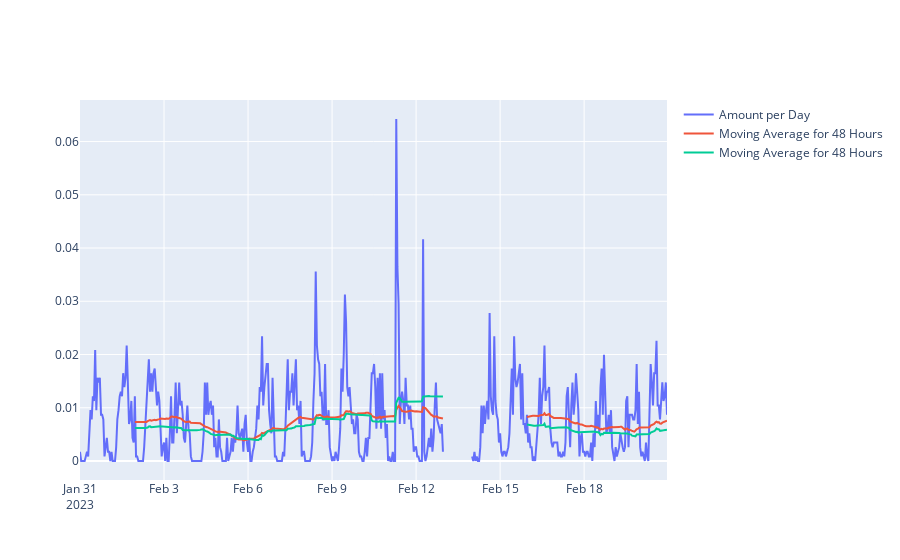

Source (notebook cell):
### Code cell
#We investigate the possibility to get the running mean for a window of 30-60-90 days \
#in order to make the distribution of values more linear
#As you increase the windows the average become more and more linear
import plotly.graph_objects as go

df_plt = ts.copy()
df_plt = df_plt.set_index('datetime')
df_plt.index =  pd.DatetimeIndex(df_plt.index)
df_plt = df_plt[col].resample('H').mean()

DateMVA1 = df_plt.rolling(window=48).mean()
DateMVA2 = df_plt.rolling(window=48).std()


fig = go.Figure()

fig.add_trace(go.Scatter(x=df_plt.index, y=df_plt.values,
                    mode='lines',
                    name='Amount per Day')
             )

fig.add_trace(go.Scatter(x=DateMVA1.index, y=DateMVA1.values,
                    mode='lines',
                    name='Moving Average for 48 Hours')
             )

fig.add_trace(go.Scatter(x=DateMVA2.index, y=DateMVA2.values,
                    mode='lines',
                    name='Moving Average for 48 Hours')
             )


fig.show()

### Figure 1 — Plotly figure (JSON) as saved in the notebook; plotly's stock layout.template omitted (floating-point values rounded to 4 significant figures; data arrays with more than 128 entries replaced by an {"elided": "..."} marker saying what was removed)
{"data": [{"mode": "lines", "name": "Amount per Day", "type": "scatter", "x": {"elided": "504 str values"}, "y": {"elided": "504 float values"}}, {"mode": "lines", "name": "Moving Average for 48 Hours", "type": "scatter", "x": {"elided": "504 str values"}, "y": {"elided": "504 float values"}}, {"mode": "lines", "name": "Moving Average for 48 Hours", "type": "scatter", "x": {"elided": "504 str values"}, "y": {"elided": "504 float values"}}], "layout": {}}
